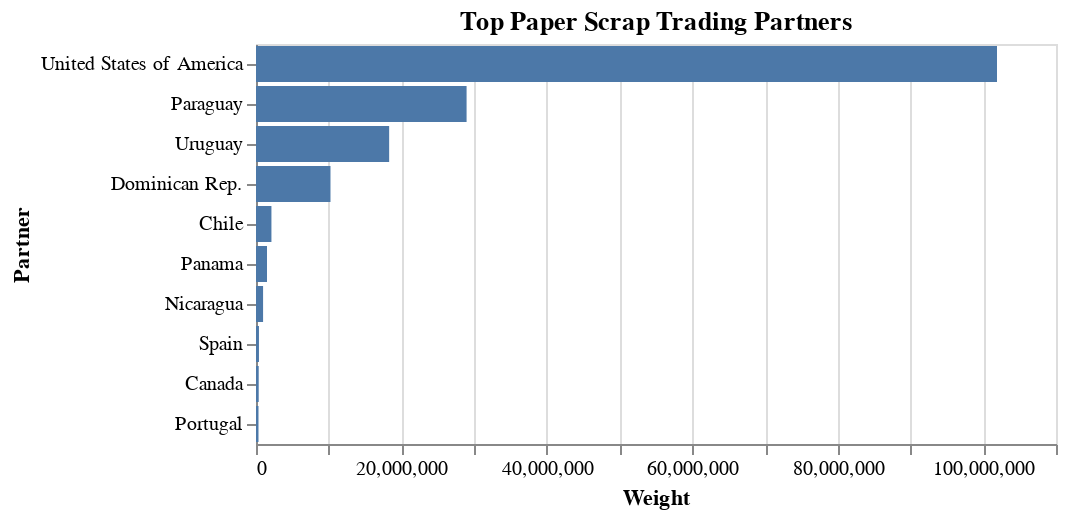

Notebook code cell kept with this figure:
### Code cell
alt.Chart(imports_part).mark_bar().encode(
    x='Weight:Q',
    y=alt.Y('Partner:N', sort='-x')
).properties(
    title='Top Paper Scrap Trading Partners')

### Figure 1 — Vega-Lite specification as saved in the notebook (floating-point values rounded to 4 significant figures)
{"config": {"view": {"continuousWidth": 400, "continuousHeight": 300}}, "data": {"name": "data-38a3bc0d176fb37cf2f0bb340d6e9de0"}, "mark": "bar", "encoding": {"x": {"type": "quantitative", "field": "Weight"}, "y": {"type": "nominal", "field": "Partner", "sort": "-x"}}, "title": "Top Paper Scrap Trading Partners", "$schema": "https://vega.github.io/schema/vega-lite/v4.8.1.json", "datasets": {"data-38a3bc0d176fb37cf2f0bb340d6e9de0": [{"Partner": "United States of America", "Weight": 101900000.0}, {"Partner": "Paraguay", "Weight": 28960000.0}, {"Partner": "Uruguay", "Weight": 18310000.0}, {"Partner": "Dominican Rep.", "Weight": 10240000.0}, {"Partner": "Chile", "Weight": 2122000.0}, {"Partner": "Panama", "Weight": 1516000.0}, {"Partner": "Nicaragua", "Weight": 973800.0}, {"Partner": "Spain", "Weight": 405900.0}, {"Partner": "Canada", "Weight": 372000.0}, {"Partner": "Portugal", "Weight": 342600.0}]}}
